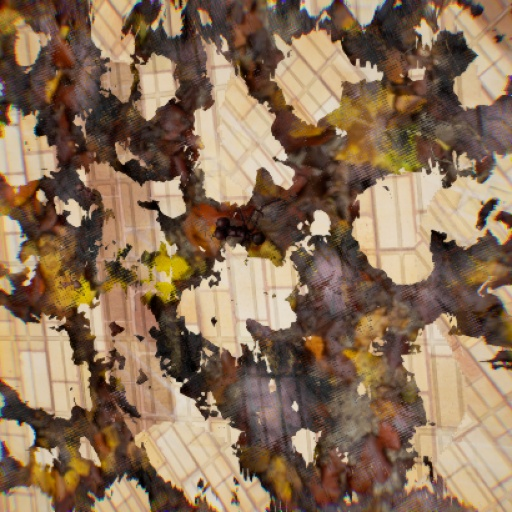
#> input picture example_data/YOLO/data/obj/10_Img_synth.JPG, 512 x 512 px, found by its file name; its folder holds 4 pictures in this run
$ jupyter execute resize_and_save.ipynb
#> lines starting #> are read from the running program, lines starting #| are printed output that depends on the picture
# Resize images to specified size and write to new folder
This is should not cause any issues during training, as darknet uses relative image coordinates

[cell 1]
import cv2
from os import listdir
from os.path import join

[cell 2]
# define location of dataset and return all files
dataset_location = "C:/Users/Legos/Documents/PhD/FARTS/BENCHMARK/REAL/data/obj"
target_dir = "C:/Users/Legos/Documents/PhD/FARTS/BENCHMARK/REAL/data/obj_smol"

rescale = 0.5

for filename in listdir(dataset_location):
    f = join(dataset_location, filename)
    # checking if it is a file
    if filename[-3:] == "JPG":
        print(f)
        img = cv2.imread(f)
#> img is the input picture: shape (512, 512, 3); mean B, G, R 87.2, 112.5, 138.8
        height, width = img.shape[0:2]
#> height = 512; width = 512
        print(width,height)
#| 512 512

        img_resized = cv2.resize(img, (int(width*rescale), int(height*rescale)), interpolation = cv2.INTER_AREA)
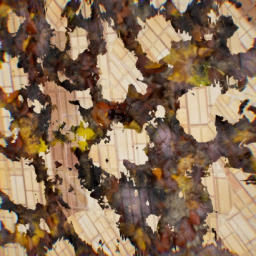
#> img_resized: shape (256, 256, 3); mean B, G, R 87.4, 112.6, 138.9
        cv2.imwrite(join(target_dir, filename), img_resized)
